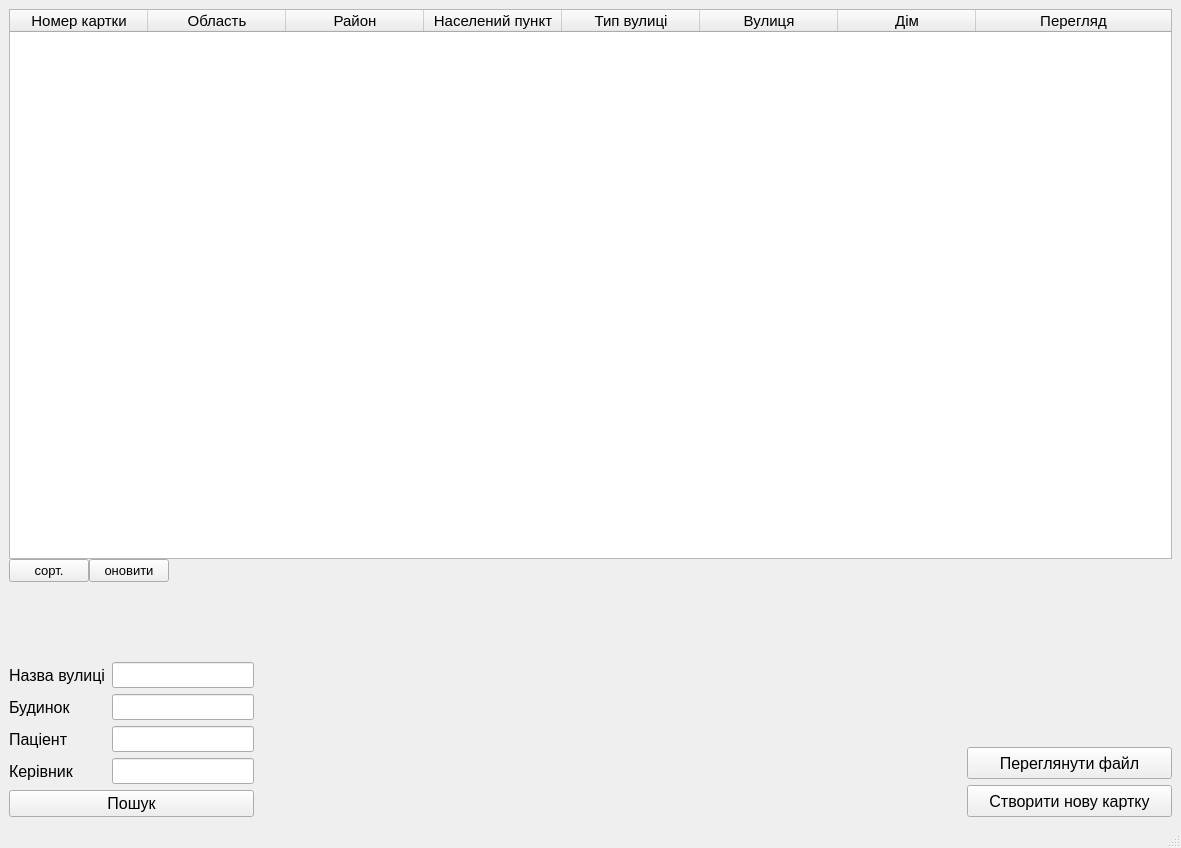
<?xml version="1.0" encoding="UTF-8"?>
<ui version="4.0">
 <class>MainWindow</class>
 <widget class="QMainWindow" name="MainWindow">
  <property name="geometry">
   <rect>
    <x>0</x>
    <y>0</y>
    <width>1181</width>
    <height>848</height>
   </rect>
  </property>
  <property name="windowTitle">
   <string>Картотека</string>
  </property>
  <property name="accessibleName">
   <string/>
  </property>
  <widget class="QWidget" name="centralwidget">
   <layout class="QGridLayout" name="gridLayout_2">
    <item row="0" column="0">
     <layout class="QVBoxLayout" name="verticalLayout">
      <property name="spacing">
       <number>0</number>
      </property>
      <item>
       <widget class="QTableWidget" name="tableWidget">
        <property name="enabled">
         <bool>true</bool>
        </property>
        <property name="sizePolicy">
         <sizepolicy hsizetype="Expanding" vsizetype="Expanding">
          <horstretch>0</horstretch>
          <verstretch>0</verstretch>
         </sizepolicy>
        </property>
        <property name="minimumSize">
         <size>
          <width>0</width>
          <height>550</height>
         </size>
        </property>
        <property name="font">
         <font>
          <pointsize>11</pointsize>
         </font>
        </property>
        <property name="cursor" stdset="0">
         <cursorShape>ArrowCursor</cursorShape>
        </property>
        <property name="focusPolicy">
         <enum>Qt::StrongFocus</enum>
        </property>
        <property name="iconSize">
         <size>
          <width>0</width>
          <height>0</height>
         </size>
        </property>
        <attribute name="horizontalHeaderDefaultSectionSize">
         <number>138</number>
        </attribute>
        <attribute name="horizontalHeaderMinimumSectionSize">
         <number>40</number>
        </attribute>
        <attribute name="horizontalHeaderShowSortIndicator" stdset="0">
         <bool>false</bool>
        </attribute>
        <attribute name="horizontalHeaderStretchLastSection">
         <bool>true</bool>
        </attribute>
        <attribute name="verticalHeaderDefaultSectionSize">
         <number>30</number>
        </attribute>
        <attribute name="verticalHeaderMinimumSectionSize">
         <number>25</number>
        </attribute>
        <column>
         <property name="text">
          <string>Номер картки</string>
         </property>
        </column>
        <column>
         <property name="text">
          <string>Область</string>
         </property>
        </column>
        <column>
         <property name="text">
          <string>Район</string>
         </property>
        </column>
        <column>
         <property name="text">
          <string>Населений пункт</string>
         </property>
        </column>
        <column>
         <property name="text">
          <string>Тип вулиці</string>
         </property>
        </column>
        <column>
         <property name="text">
          <string>Вулиця</string>
         </property>
        </column>
        <column>
         <property name="text">
          <string>Дім</string>
         </property>
        </column>
        <column>
         <property name="text">
          <string>Перегляд</string>
         </property>
        </column>
       </widget>
      </item>
      <item>
       <layout class="QHBoxLayout" name="horizontalLayout">
        <item>
         <widget class="QPushButton" name="sortButton">
          <property name="font">
           <font>
            <pointsize>10</pointsize>
           </font>
          </property>
          <property name="text">
           <string>сорт.</string>
          </property>
         </widget>
        </item>
        <item>
         <widget class="QPushButton" name="updateButton">
          <property name="font">
           <font>
            <pointsize>10</pointsize>
           </font>
          </property>
          <property name="text">
           <string>оновити</string>
          </property>
         </widget>
        </item>
        <item>
         <spacer name="horizontalSpacer">
          <property name="orientation">
           <enum>Qt::Horizontal</enum>
          </property>
          <property name="sizeHint" stdset="0">
           <size>
            <width>40</width>
            <height>20</height>
           </size>
          </property>
         </spacer>
        </item>
       </layout>
      </item>
     </layout>
    </item>
    <item row="2" column="0">
     <layout class="QHBoxLayout" name="horizontalLayout_2">
      <item>
       <layout class="QGridLayout" name="gridLayout">
        <item row="1" column="0">
         <widget class="QLabel" name="label_5">
          <property name="font">
           <font>
            <pointsize>12</pointsize>
           </font>
          </property>
          <property name="text">
           <string>Будинок</string>
          </property>
          <property name="margin">
           <number>2</number>
          </property>
         </widget>
        </item>
        <item row="1" column="1">
         <widget class="QLineEdit" name="search_house">
          <property name="sizePolicy">
           <sizepolicy hsizetype="Fixed" vsizetype="Fixed">
            <horstretch>0</horstretch>
            <verstretch>0</verstretch>
           </sizepolicy>
          </property>
          <property name="font">
           <font>
            <pointsize>11</pointsize>
           </font>
          </property>
         </widget>
        </item>
        <item row="2" column="0">
         <widget class="QLabel" name="label_6">
          <property name="font">
           <font>
            <pointsize>12</pointsize>
           </font>
          </property>
          <property name="text">
           <string>Паціент</string>
          </property>
          <property name="margin">
           <number>2</number>
          </property>
         </widget>
        </item>
        <item row="0" column="1">
         <widget class="QLineEdit" name="search_street">
          <property name="sizePolicy">
           <sizepolicy hsizetype="Fixed" vsizetype="Fixed">
            <horstretch>0</horstretch>
            <verstretch>0</verstretch>
           </sizepolicy>
          </property>
          <property name="font">
           <font>
            <pointsize>11</pointsize>
           </font>
          </property>
         </widget>
        </item>
        <item row="0" column="0">
         <widget class="QLabel" name="label_4">
          <property name="font">
           <font>
            <pointsize>12</pointsize>
           </font>
          </property>
          <property name="text">
           <string>Назва вулиці</string>
          </property>
          <property name="margin">
           <number>2</number>
          </property>
         </widget>
        </item>
        <item row="2" column="1">
         <widget class="QLineEdit" name="search_patient">
          <property name="sizePolicy">
           <sizepolicy hsizetype="Fixed" vsizetype="Fixed">
            <horstretch>0</horstretch>
            <verstretch>0</verstretch>
           </sizepolicy>
          </property>
          <property name="font">
           <font>
            <pointsize>11</pointsize>
           </font>
          </property>
         </widget>
        </item>
        <item row="3" column="0">
         <widget class="QLabel" name="label_7">
          <property name="font">
           <font>
            <pointsize>12</pointsize>
           </font>
          </property>
          <property name="text">
           <string>Керівник</string>
          </property>
          <property name="margin">
           <number>2</number>
          </property>
         </widget>
        </item>
        <item row="3" column="1">
         <widget class="QLineEdit" name="search_manager">
          <property name="sizePolicy">
           <sizepolicy hsizetype="Fixed" vsizetype="Fixed">
            <horstretch>0</horstretch>
            <verstretch>0</verstretch>
           </sizepolicy>
          </property>
          <property name="font">
           <font>
            <pointsize>11</pointsize>
           </font>
          </property>
         </widget>
        </item>
        <item row="4" column="0" colspan="2">
         <widget class="QPushButton" name="searchButton">
          <property name="font">
           <font>
            <pointsize>12</pointsize>
           </font>
          </property>
          <property name="text">
           <string>Пошук</string>
          </property>
         </widget>
        </item>
       </layout>
      </item>
      <item>
       <spacer name="horizontalSpacer_2">
        <property name="orientation">
         <enum>Qt::Horizontal</enum>
        </property>
        <property name="sizeHint" stdset="0">
         <size>
          <width>40</width>
          <height>20</height>
         </size>
        </property>
       </spacer>
      </item>
      <item>
       <layout class="QVBoxLayout" name="verticalLayout_2">
        <item>
         <spacer name="verticalSpacer">
          <property name="orientation">
           <enum>Qt::Vertical</enum>
          </property>
          <property name="sizeHint" stdset="0">
           <size>
            <width>20</width>
            <height>40</height>
           </size>
          </property>
         </spacer>
        </item>
        <item>
         <widget class="QPushButton" name="view_fileButton">
          <property name="minimumSize">
           <size>
            <width>170</width>
            <height>32</height>
           </size>
          </property>
          <property name="font">
           <font>
            <pointsize>12</pointsize>
           </font>
          </property>
          <property name="text">
           <string>Переглянути файл</string>
          </property>
         </widget>
        </item>
        <item>
         <widget class="QPushButton" name="pushButton">
          <property name="minimumSize">
           <size>
            <width>205</width>
            <height>32</height>
           </size>
          </property>
          <property name="font">
           <font>
            <pointsize>12</pointsize>
           </font>
          </property>
          <property name="text">
           <string>Cтворити нову картку</string>
          </property>
         </widget>
        </item>
       </layout>
      </item>
     </layout>
    </item>
    <item row="1" column="0">
     <spacer name="verticalSpacer_3">
      <property name="orientation">
       <enum>Qt::Vertical</enum>
      </property>
      <property name="sizeHint" stdset="0">
       <size>
        <width>20</width>
        <height>40</height>
       </size>
      </property>
     </spacer>
    </item>
   </layout>
  </widget>
  <widget class="QMenuBar" name="menubar">
   <property name="geometry">
    <rect>
     <x>0</x>
     <y>0</y>
     <width>1181</width>
     <height>21</height>
    </rect>
   </property>
   <property name="contextMenuPolicy">
    <enum>Qt::DefaultContextMenu</enum>
   </property>
   <property name="accessibleName">
    <string>fff</string>
   </property>
  </widget>
  <widget class="QStatusBar" name="statusbar"/>
 </widget>
 <resources/>
 <connections/>
</ui>
